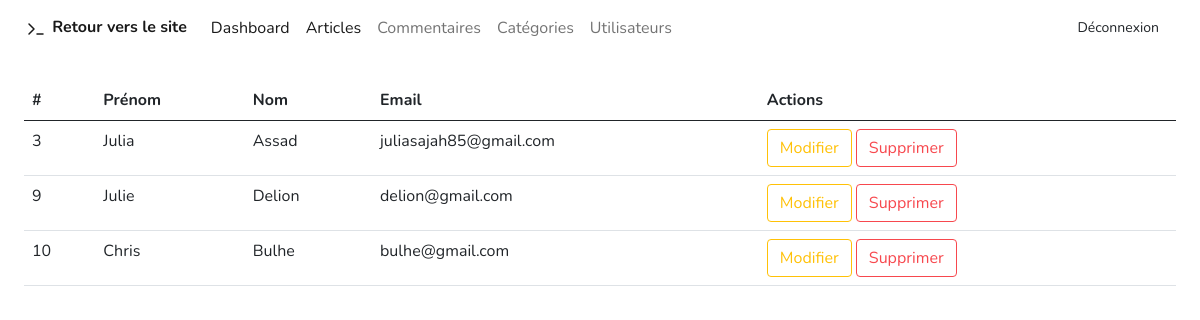
The app's page /admin/users (signed in) with its own data.
### tables this page shows
CREATE TABLE `Users` (
  `user_id` int(11) NOT NULL,
  `user_firstname` varchar(255) NOT NULL,
  `user_lastname` varchar(255) NOT NULL,
  `user_email` varchar(255) NOT NULL,
  `user_password` varchar(255) NOT NULL,
  `user_role` int(11) NOT NULL
);

### controllers/backend/Users.php (called while the page is built, shortened)
<?php
require_once "models/UsersManager.class.php";
class Users
{
    private $userManager;
    public function __construct()
    {
        $this->userManager = new usersManager;
    }
    public function afficherUtilisateurs()
    {
        $users = $this->userManager->getUsers();
        require_once "views/back/adminUsers.view.php";
    }
}

### models/Model.class.php (called while the page is built, shortened)
<?php
abstract class Model
{
    private static $pdo;
    private static function setBdd()
    {
        self::$pdo = new PDO("mysql:host=".HOST_NAME.";dbname=".DATABASE_NAME .";charset=utf8", USER_NAME, PASSWORD);
        self::$pdo->setAttribute(PDO::ATTR_ERRMODE, PDO::ERRMODE_WARNING);
    }
    protected function getBdd()
    {
        return self::$pdo;
    }
}

### models/UsersManager.class.php (called while the page is built, shortened)
<?php
require_once "Model.class.php";
class UsersManager extends Model
{
    public function getUsers()
    {
        $req = $this->getBdd()->prepare("
        SELECT * FROM Users
      ");
        $req->execute();
        $users = $req->fetchAll(PDO::FETCH_ASSOC);
        return $users;
    }
}

### views/back/adminUsers.view.php (the view, shortened to what this page needs)
<?php include 'views/back/headerAdmin.php'; ?>
<section class="px-4 py-4">
    <table class="table">
        <thead>
        <tr>
            <th scope="col">#</th>
            <th scope="col">Prénom</th>
            <th scope="col">Nom</th>
            <th scope="col">Email</th>
            <th>Actions</th>
        </tr>
        </thead>
        <tbody>
        <?php foreach ($users as $user) :?>
            <tr>
                <td><?php echo $user['user_id'];?></td>
                <td><?php echo $user['user_firstname'];?></td>
                <td><?php echo $user['user_lastname'];?></td>
                <td><?php echo $user['user_email'];?></td>
                <td>
                    <a href="<?= URL ?>admin/users/modificationUser/<?= $user['user_id']; ?>" class="btn btn-outline-info" >Modifier</a>
                    <a href="<?= URL ?>admin/users/suppressionUser/<?= $user['user_id']; ?>" class="btnSupUser btn btn-outline-tart-orange" >Supprimer</a>
                </td>
            </tr>
        <?php endforeach;?>
        </tbody>
    </table>
</section>
<?php include 'views/back/footerAdmin.php'; ?>

### records on screen
users: user_id "3", user_firstname "Julia", user_lastname "Assad", user_email "juliasajah85@gmail.com"
users: user_id "9", user_firstname "Julie", user_lastname "Delion", user_email "delion@gmail.com"
users: user_id "10", user_firstname "Chris", user_lastname "Bulhe", user_email "bulhe@gmail.com"
